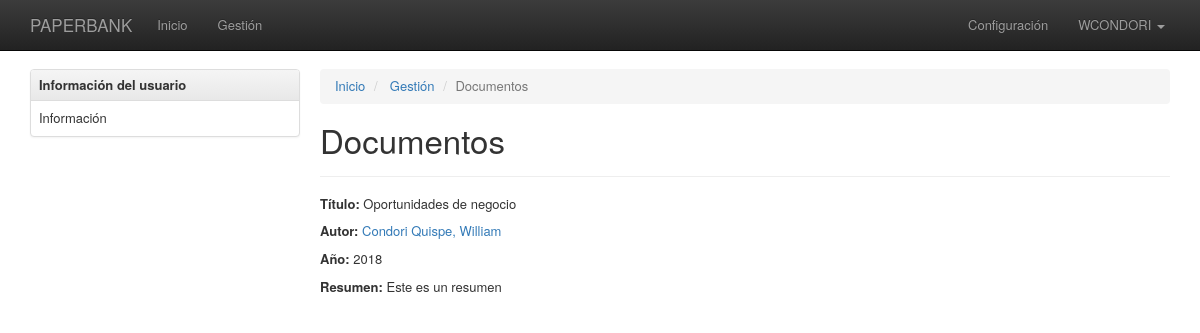
The app's page /document/2/ with its own data.
### repositorio/models.py (models this page shows, shortened)
class Documento(models.Model):
    titulo = models.CharField(max_length=300)
    anio = models.IntegerField()
    resumen = models.TextField()
    url = models.FileField()
    autor = models.ForeignKey(Autor, on_delete=models.CASCADE)

class Autor(models.Model):
    nombre = models.CharField(max_length=100)
    apellido = models.CharField(max_length=100)
    email = models.CharField(max_length=100)
    dina = models.CharField(max_length=300)
    web = models.CharField(max_length=300)
    def __str__(self):
        return self.apellido + ', ' + self.nombre
    class Meta:
        ordering = ['apellido']

### repositorio/controllers/document_controller.py (the view)
# urls.py: path('document/<int:pk>/', DocumentDetailView.as_view(), name='document-detail'),
class DocumentDetailView(DetailView):
    model = Documento
    template_name = 'document/detail.html'

### repositorio/templates/document/detail.html (shortened to what this page needs)
{% extends "layout.html" %}
{% block content %}
<section>
    <ol class="breadcrumb">
        <li>
            <a href="{% url 'dashboard' %}">Inicio</a>
        </li>
        <li>
            <a href="{% url 'manage' %}">Gestión</a>
        </li>
        <li class="active">Documentos</li>
    </ol>
    <h1>Documentos</h1>
    <hr>
    <p>
        <b>Título: </b>
        <span>{{ documento.titulo }}</span>
    </p>
    <p>
        <strong>Autor: </strong>
        <a href="{% url 'author-detail' documento.autor.pk %}">{{ documento.autor }}</a>
    </p>
    <p>
        <strong>Año: </strong>
        <span>{{ documento.anio }}</span>
    </p>
    <p>
        <strong>Resumen: </strong>
        <span>{{ documento.resumen }}</span>
    </p>
{% endblock %}

### records on screen
Documento: titulo "Oportunidades de negocio", autor "Condori Quispe, William", anio "2018", resumen "Este es un resumen"
